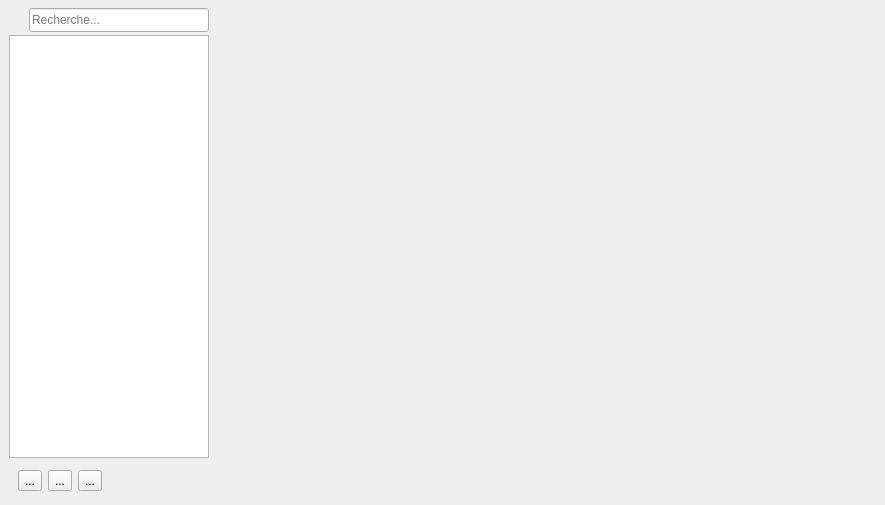
<?xml version="1.0" encoding="UTF-8"?>
<ui version="4.0">
 <class>DataListWidget</class>
 <widget class="QWidget" name="DataListWidget">
  <property name="geometry">
   <rect>
    <x>0</x>
    <y>0</y>
    <width>885</width>
    <height>505</height>
   </rect>
  </property>
  <property name="sizePolicy">
   <sizepolicy hsizetype="Maximum" vsizetype="Maximum">
    <horstretch>0</horstretch>
    <verstretch>0</verstretch>
   </sizepolicy>
  </property>
  <property name="windowTitle">
   <string>Form</string>
  </property>
  <property name="styleSheet">
   <string notr="true">/*
QWidget#DataListWidget{background-image: url(://TeRA_Background.png); }
QPushButton#btnConnect, QFrame{background-color:rgb(80,180,80)}

QWidget{background-color: rgba(0,0,0,0);color:white;border-radius:5px;}

QLabel{font: bold;}
QLabel#lblLastOnline,QLabel#lblLastSession,QLabel#lblLastTraining{color:lightblue;}

QPlainTextEdit,QListWidget,QComboBox{background-color: rgba(255,255,255,20%); color: black;}
QLineEdit{background-color: rgba(0,0,0,0);color:rgba(255,255,255,50%);}
QLineEdit:!enabled{background-color: rgba(0,0,0,0);color:rgba(255,255,255,25%);}

QComboBox:!enabled{background-color: rgba(0,0,0,150);color:white;border:0}

QListWidget,QWidget#searchZone{background-color:rgba(200,200,200,10%);color:white;border:1px solid rgba(255,255,255,20%);}
QWidget#searchZone{border:1px solid rgba(255,255,255,50%);}
QListWidget:!enabled{border:0}
QListWidget::item:selected{background-color: rgba(128,128,128,50%); color:white;}

QPushButton:hover{background-color:  rgba(255,255,255,50);}
QPushButton#btnSearch:hover{background-color:  rgba(255,255,255,0%);}
QPushButton#btnSearch, QPushButton#btnClear,QPushButton#btnCopy,QPushButton#btnNew, QPushButton#btnDelete{border: 0px solid transparent;}

QTreeWidget::branch:closed:has-children:has-siblings  {
            border-image: none;
            image: url(:/pictures/controls/branch_closed.png);
    }
     
    QTreeView::branch:open:has-children:!has-siblings,
    QTreeView::branch:open:has-children:has-siblings   {
            border-image: none;
            image:url(:/pictures/controls/branch_opened.png);
    }
*/
</string>
  </property>
  <layout class="QHBoxLayout" name="horizontalLayout">
   <property name="spacing">
    <number>0</number>
   </property>
   <property name="sizeConstraint">
    <enum>QLayout::SetMinAndMaxSize</enum>
   </property>
   <property name="leftMargin">
    <number>5</number>
   </property>
   <property name="topMargin">
    <number>5</number>
   </property>
   <property name="rightMargin">
    <number>5</number>
   </property>
   <property name="bottomMargin">
    <number>5</number>
   </property>
   <item alignment="Qt::AlignLeft">
    <widget class="QFrame" name="frameItems">
     <property name="sizePolicy">
      <sizepolicy hsizetype="Maximum" vsizetype="MinimumExpanding">
       <horstretch>0</horstretch>
       <verstretch>0</verstretch>
      </sizepolicy>
     </property>
     <property name="maximumSize">
      <size>
       <width>200</width>
       <height>16777215</height>
      </size>
     </property>
     <layout class="QVBoxLayout" name="listZone">
      <property name="spacing">
       <number>3</number>
      </property>
      <property name="sizeConstraint">
       <enum>QLayout::SetMaximumSize</enum>
      </property>
      <property name="leftMargin">
       <number>4</number>
      </property>
      <property name="topMargin">
       <number>0</number>
      </property>
      <property name="bottomMargin">
       <number>0</number>
      </property>
      <item>
       <widget class="QWidget" name="backWidget" native="true">
        <layout class="QHBoxLayout" name="backLayout">
         <property name="spacing">
          <number>0</number>
         </property>
         <property name="leftMargin">
          <number>0</number>
         </property>
         <property name="topMargin">
          <number>0</number>
         </property>
         <property name="rightMargin">
          <number>25</number>
         </property>
         <property name="bottomMargin">
          <number>0</number>
         </property>
        </layout>
       </widget>
      </item>
      <item>
       <widget class="QWidget" name="searchZone" native="true">
        <property name="minimumSize">
         <size>
          <width>100</width>
          <height>0</height>
         </size>
        </property>
        <property name="maximumSize">
         <size>
          <width>200</width>
          <height>32</height>
         </size>
        </property>
        <property name="autoFillBackground">
         <bool>false</bool>
        </property>
        <property name="styleSheet">
         <string notr="true"/>
        </property>
        <layout class="QHBoxLayout" name="horizontalLayout_2">
         <property name="spacing">
          <number>0</number>
         </property>
         <property name="leftMargin">
          <number>0</number>
         </property>
         <property name="topMargin">
          <number>0</number>
         </property>
         <property name="rightMargin">
          <number>0</number>
         </property>
         <property name="bottomMargin">
          <number>0</number>
         </property>
         <item>
          <widget class="QLabel" name="lblFind">
           <property name="maximumSize">
            <size>
             <width>20</width>
             <height>20</height>
            </size>
           </property>
           <property name="text">
            <string/>
           </property>
           <property name="pixmap">
            <pixmap resource="../../resources/TeraClient.qrc">:/icons/search.png</pixmap>
           </property>
           <property name="scaledContents">
            <bool>true</bool>
           </property>
          </widget>
         </item>
         <item>
          <widget class="QLineEdit" name="txtSearch">
           <property name="enabled">
            <bool>true</bool>
           </property>
           <property name="sizePolicy">
            <sizepolicy hsizetype="Preferred" vsizetype="Fixed">
             <horstretch>0</horstretch>
             <verstretch>0</verstretch>
            </sizepolicy>
           </property>
           <property name="minimumSize">
            <size>
             <width>0</width>
             <height>24</height>
            </size>
           </property>
           <property name="text">
            <string/>
           </property>
           <property name="maxLength">
            <number>255</number>
           </property>
           <property name="placeholderText">
            <string>Recherche...</string>
           </property>
           <property name="clearButtonEnabled">
            <bool>true</bool>
           </property>
          </widget>
         </item>
        </layout>
       </widget>
      </item>
      <item>
       <widget class="QListWidget" name="lstData">
        <property name="sizePolicy">
         <sizepolicy hsizetype="Maximum" vsizetype="Expanding">
          <horstretch>0</horstretch>
          <verstretch>0</verstretch>
         </sizepolicy>
        </property>
        <property name="minimumSize">
         <size>
          <width>100</width>
          <height>50</height>
         </size>
        </property>
        <property name="maximumSize">
         <size>
          <width>200</width>
          <height>16777215</height>
         </size>
        </property>
        <property name="cursor" stdset="0">
         <cursorShape>PointingHandCursor</cursorShape>
        </property>
        <property name="editTriggers">
         <set>QAbstractItemView::NoEditTriggers</set>
        </property>
        <property name="selectionBehavior">
         <enum>QAbstractItemView::SelectRows</enum>
        </property>
        <property name="iconSize">
         <size>
          <width>24</width>
          <height>24</height>
         </size>
        </property>
        <property name="textElideMode">
         <enum>Qt::ElideNone</enum>
        </property>
        <property name="isWrapping" stdset="0">
         <bool>false</bool>
        </property>
        <property name="uniformItemSizes">
         <bool>false</bool>
        </property>
        <property name="wordWrap">
         <bool>true</bool>
        </property>
       </widget>
      </item>
      <item alignment="Qt::AlignLeft">
       <widget class="QFrame" name="btnZones">
        <layout class="QHBoxLayout" name="buttonsZone">
         <property name="sizeConstraint">
          <enum>QLayout::SetFixedSize</enum>
         </property>
         <item>
          <widget class="QToolButton" name="btnNew">
           <property name="cursor">
            <cursorShape>PointingHandCursor</cursorShape>
           </property>
           <property name="text">
            <string>...</string>
           </property>
           <property name="icon">
            <iconset resource="../../resources/TeraClient.qrc">
             <normaloff>:/icons/new.png</normaloff>:/icons/new.png</iconset>
           </property>
           <property name="iconSize">
            <size>
             <width>20</width>
             <height>20</height>
            </size>
           </property>
          </widget>
         </item>
         <item>
          <widget class="QToolButton" name="btnCopy">
           <property name="cursor">
            <cursorShape>PointingHandCursor</cursorShape>
           </property>
           <property name="text">
            <string>...</string>
           </property>
           <property name="icon">
            <iconset resource="../../resources/TeraClient.qrc">
             <normaloff>:/icons/copy.png</normaloff>:/icons/copy.png</iconset>
           </property>
           <property name="iconSize">
            <size>
             <width>20</width>
             <height>20</height>
            </size>
           </property>
          </widget>
         </item>
         <item>
          <widget class="QToolButton" name="btnDelete">
           <property name="cursor">
            <cursorShape>PointingHandCursor</cursorShape>
           </property>
           <property name="text">
            <string>...</string>
           </property>
           <property name="icon">
            <iconset resource="../../resources/TeraClient.qrc">
             <normaloff>:/icons/delete.png</normaloff>:/icons/delete.png</iconset>
           </property>
           <property name="iconSize">
            <size>
             <width>20</width>
             <height>20</height>
            </size>
           </property>
          </widget>
         </item>
        </layout>
       </widget>
      </item>
     </layout>
    </widget>
   </item>
   <item>
    <widget class="QWidget" name="wdgEditor" native="true">
     <property name="sizePolicy">
      <sizepolicy hsizetype="MinimumExpanding" vsizetype="Preferred">
       <horstretch>0</horstretch>
       <verstretch>0</verstretch>
      </sizepolicy>
     </property>
     <layout class="QVBoxLayout" name="dataZone">
      <property name="sizeConstraint">
       <enum>QLayout::SetMaximumSize</enum>
      </property>
      <property name="leftMargin">
       <number>0</number>
      </property>
      <property name="topMargin">
       <number>0</number>
      </property>
      <property name="rightMargin">
       <number>0</number>
      </property>
      <property name="bottomMargin">
       <number>0</number>
      </property>
      <item>
       <spacer name="horizontalSpacer">
        <property name="orientation">
         <enum>Qt::Horizontal</enum>
        </property>
        <property name="sizeHint" stdset="0">
         <size>
          <width>40</width>
          <height>20</height>
         </size>
        </property>
       </spacer>
      </item>
     </layout>
    </widget>
   </item>
  </layout>
 </widget>
 <resources>
  <include location="../../resources/TeraClient.qrc"/>
 </resources>
 <connections/>
</ui>
